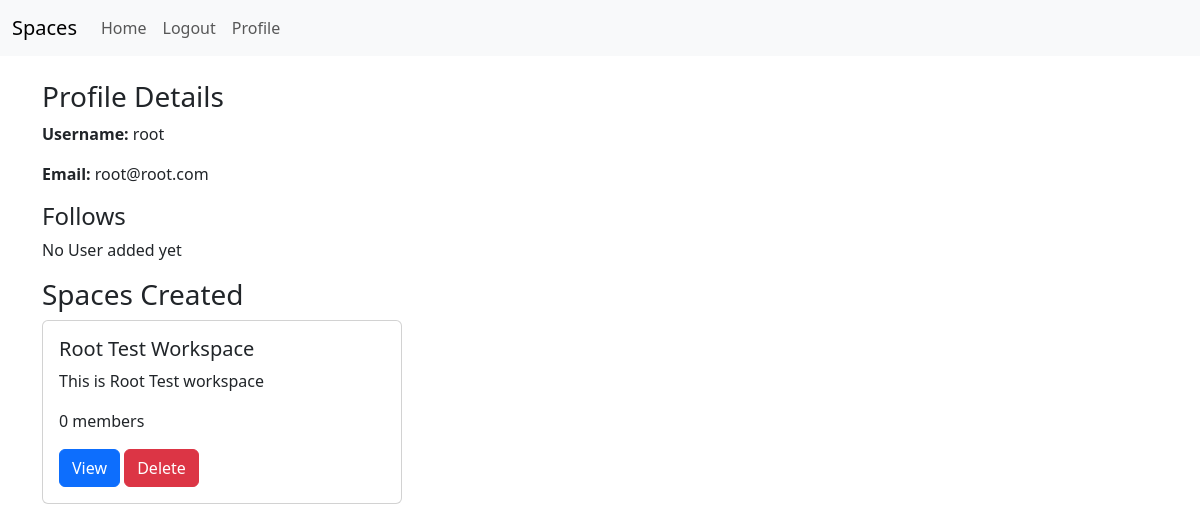
/user/profile/ (signed in), run on an earlier commit of the app's database.
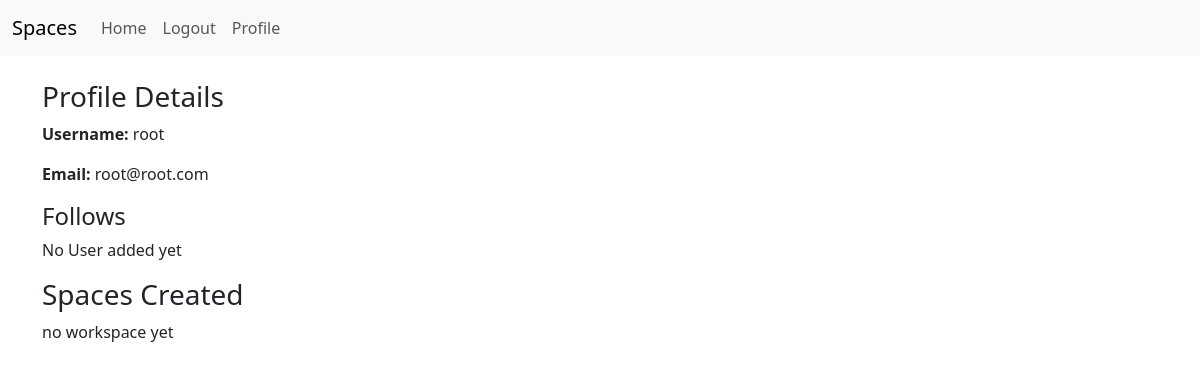
And on a later commit of the database.
### workspace/models.py (models this page shows, shortened)
class Workspace(models.Model):
    name = models.CharField(max_length=255)
    description = models.TextField(blank=True, null=True)
    creator = models.ForeignKey(User, on_delete=models.CASCADE, related_name='created_workspaces')
    members = models.ManyToManyField(User, related_name='workspaces')
    created_at = models.DateTimeField(auto_now_add=True)

### user/views.py (the view)
# urls.py: path('profile/', views.user_profile_view, name='profile'),
def user_profile_view(request):
    user = request.user
    user_spaces = Workspace.objects.filter(creator=user)
    context = {
        'user': user,
        'user_spaces': user_spaces,
    }
    if user is not None:
        return render(request, 'user/profile.html', context=context)
    else:
        return redirect('login')

### user/templates/user/profile.html (shortened to what this page needs)
{% extends 'user/base.html' %}
{% block content %}
<div class="row">
    <div class="col-md-4">
        <h3>Profile Details</h3>
        <p><strong>Username:</strong> {{ user.username }}</p>
        <p><strong>Email:</strong> {{ user.email }}</p>
        <h4>Follows</h4>
        {% if user.profile.follows.all %}
            <ul>
                {% for profile in user.profile.follows.all %}
                    <li>{{ profile.user.username }}</li>
                {% endfor %}
            </ul>
        {% else %}
            <p>No User added yet</p>
        {% endif %}
    </div>
    </div>
    <div class="col-md-8">
        <h3>Spaces Created</h3>
        {% if user_spaces %}
            {% for workspace in user_spaces %}
            <div class="row">
                <div class="col-md-6">
                    <div class="card mb-3">
                        <div class="card-body">
                            <h5 class="card-title">{{ workspace.name }}</h5>
                            <p class="card-text">{{ workspace.description }}</p>
                            <span class="muted-text">{{ workspace.members.count }} members</span>
                            <a href="{% url 'workspace_view' workspace.id %}" class="btn btn-primary">View</a>
                            <a href="{% url 'delete_workspace' workspace.id %}" class="btn btn-danger">Delete</a>
                        </div>
                    </div>
                </div>
            </div>
            {% endfor %}
        {% else %}
            no workspace yet
        {% endif %}
    </div>
</div>
{% endblock %}

### user/templates/user/base.html (shortened to what this page needs)
<!DOCTYPE html>
<html lang="en">
<head>
    <link href="https://cdn.jsdelivr.net/npm/bootstrap@5.3.0-alpha3/dist/css/bootstrap.min.css" rel="stylesheet">
</head>
<body>
    <nav class="navbar navbar-expand-lg navbar-light bg-light">
        <div class="container-fluid">
            <a class="navbar-brand" href="#">Spaces</a>
            <div class="collapse navbar-collapse" id="navbarNav">
                <ul class="navbar-nav">
                    <li class="nav-item">
                        <a class="nav-link" href="{% url 'workspace_home' %}">Home</a>
                    </li>
                    {% if user.is_authenticated %}
                    <li class="nav-item">
                        <a class="nav-link" href="{% url 'logout' %}">Logout</a>
                    </li>
                    <li class="nav-item">
                        <a class="nav-link" href="{% url 'profile' %}">Profile</a>
                    </li>
                    {% else %}
                    <li class="nav-item">
                        <a class="nav-link" href="{% url 'login' %}">Login</a>
                    </li>
                    {% endif %}
                </ul>
            </div>
        </div>
    </nav>
    <div class="container mt-4">
        {% block content %}
        {% endblock %}
</body>
</html>

What changed in the data, as far as the page shows it:
removed Workspace: name "Root Test Workspace", description "This is Root Test workspace", members.count "0"
Also different on the page:
text now shown: "no workspace yet"
